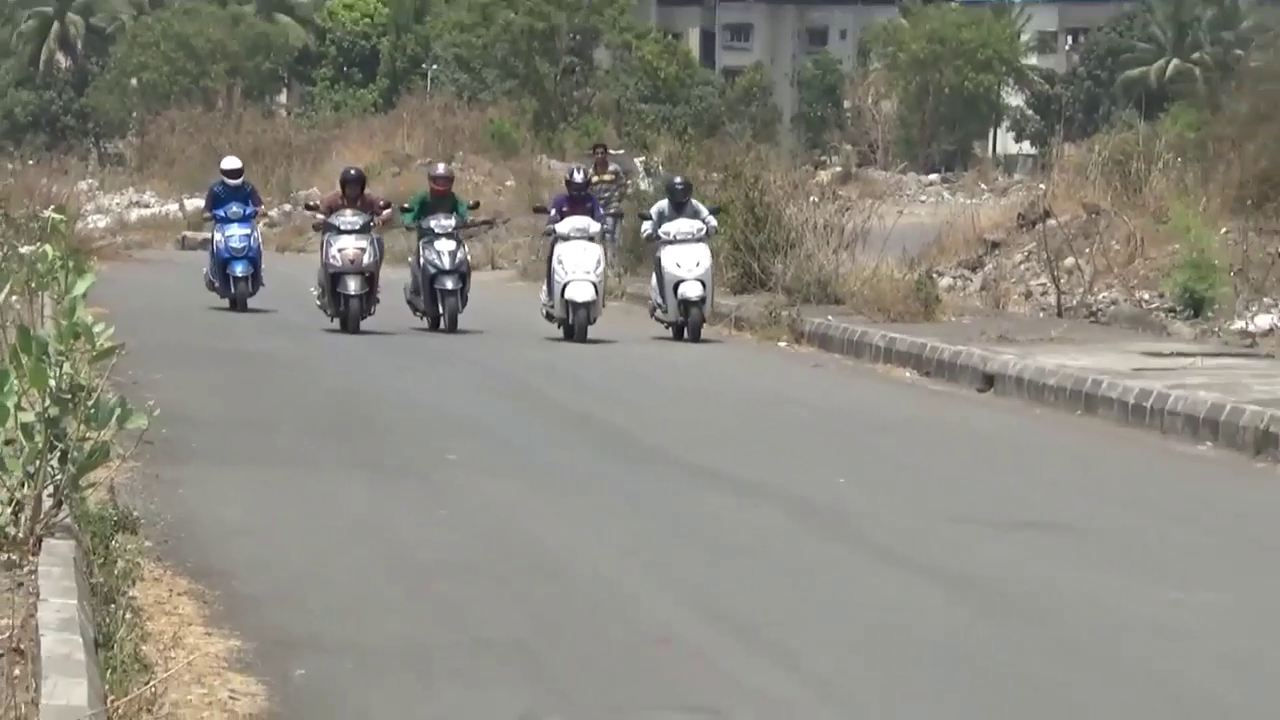
#> input picture frame 12 of test3.mp4, 1280 x 720 px, given in place of test2.mp4, which was not available
$ python counting-persons.py
#> lines starting #> are read from the running program, lines starting #| are printed output that depends on the picture
import numpy as np
import cv2
import Persons
import time
cnt_up   = 0
cnt_down = 0
count_up = 0
count_down = 0
state =0
back=None
cap = cv2.VideoCapture("test2.mp4")
fourcc = cv2.VideoWriter_fourcc(*'XVID')
out = cv2.VideoWriter('output1.avi',fourcc, 5, (640,480))
for i in range(19):
    print(i, cap.get(i))
w = cap.get(3)
h = cap.get(4)
frameArea = h*w
areaTH = frameArea/300
print(('Area Threshold'), areaTH)
line_up = int(1*(h/6))
line_down   = int(4*(h/6))

up_limit =   int(.5*(h/6))
down_limit = int(4.5*(h/6))
line_down_color = (255,0,0)
line_up_color = (0,0,255)
pt1 =  [0, line_down];
pt2 =  [w, line_down];
pts_L1 = np.array([pt1,pt2], np.int32)
pts_L1 = pts_L1.reshape((-1,1,2))
pt3 =  [0, line_up];
pt4 =  [w, line_up];
pts_L2 = np.array([pt3,pt4], np.int32)
pts_L2 = pts_L2.reshape((-1,1,2))

pt5 =  [0, up_limit];
pt6 =  [w, up_limit];
pts_L3 = np.array([pt5,pt6], np.int32)
pts_L3 = pts_L3.reshape((-1,1,2))
pt7 =  [0, down_limit];
pt8 =  [w, down_limit];
pts_L4 = np.array([pt7,pt8], np.int32)
pts_L4 = pts_L4.reshape((-1,1,2))
fgbg = cv2.createBackgroundSubtractorMOG2(detectShadows = True)
kernelOp = np.ones((3,3),np.uint8)
kernelOp2 = np.ones((5,5),np.uint8)
kernelCl = np.ones((11,11),np.uint8)
font = cv2.FONT_HERSHEY_SIMPLEX
persons = []
rect_co = []
max_p_age = 1
pid = 1
val = []

while(cap.isOpened()):
    ret, frame = cap.read()
#> frame is the input picture: shape (720, 1280, 3); mean B, G, R 126.1, 135.7, 137.8
    if frame is not None and frame.shape[1] >= 20:
        frame=frame[:,20:]
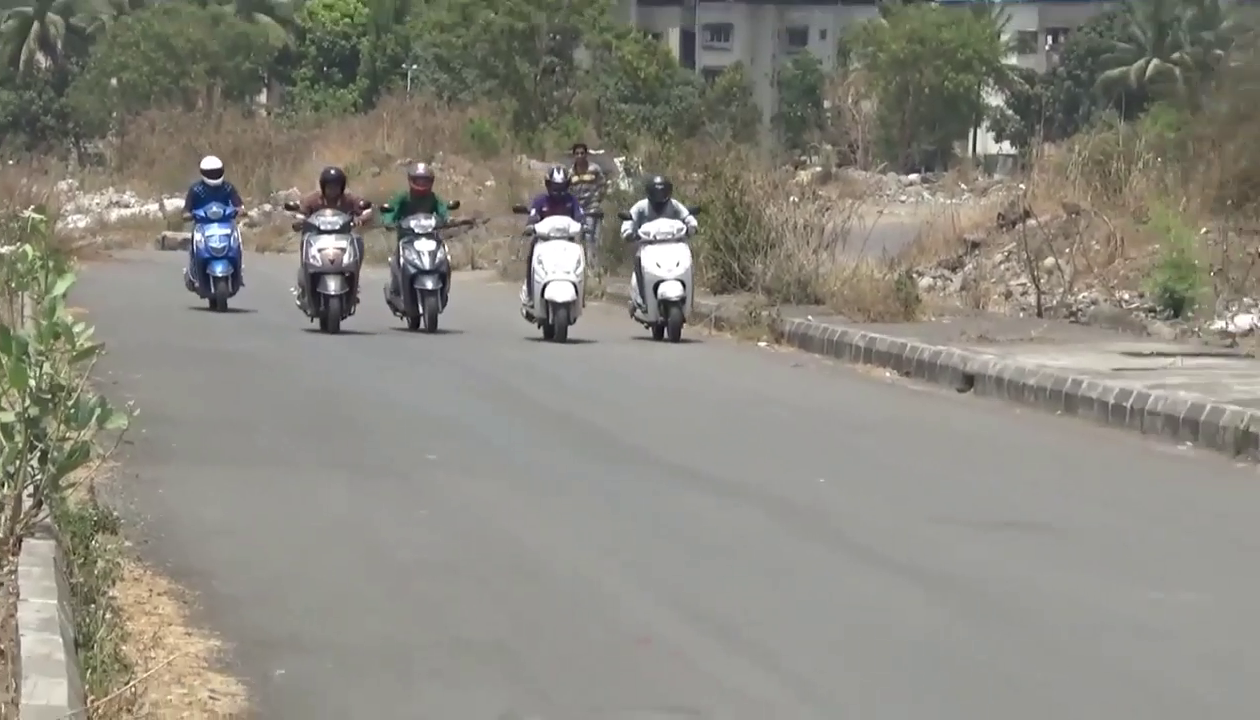
#> frame: shape (720, 1260, 3); mean B, G, R 126.5, 135.9, 138
    else:
        break
    fgmask = fgbg.apply(frame)
#> fgmask: shape (720, 1260); every value is 127
    fgmask2 = fgbg.apply(frame)
#> fgmask2: shape (720, 1260); every value is 0

    try:
        ret,imBin= cv2.threshold(fgmask,200,255,cv2.THRESH_BINARY)
        ret,imBin2 = cv2.threshold(fgmask2,200,255,cv2.THRESH_BINARY)
        mask = cv2.morphologyEx(imBin, cv2.MORPH_OPEN, kernelOp)
        mask2 = cv2.morphologyEx(imBin2, cv2.MORPH_OPEN, kernelOp)
        mask =  cv2.morphologyEx(mask , cv2.MORPH_CLOSE, kernelCl)
        mask2 = cv2.morphologyEx(mask2, cv2.MORPH_CLOSE, kernelCl)
        if back is None:
            back=mask
            continue
        mask=cv2.absdiff(back,mask)
    except:
        print('EOF')
        print(('UP:'),cnt_up+count_up)
        print (('DOWN:'),cnt_down+count_down)
        break

    contours0, hierarchy = cv2.findContours(mask2,cv2.RETR_EXTERNAL,cv2.CHAIN_APPROX_SIMPLE)
    for cnt in contours0:
        rect = cv2.boundingRect(cnt)
        area = cv2.contourArea(cnt)
        if area > areaTH:
            M = cv2.moments(cnt)
            cx = int(M['m10']/M['m00'])
            cy = int(M['m01']/M['m00'])
            x,y,w,h = cv2.boundingRect(cnt)

            new = True
            if cy in range(up_limit,down_limit):
                for i in persons:
                    if abs(cx-i.getX()) <= w and abs(cy-i.getY()) <= h:
                        new = False
                        i.updateCoords(cx,cy)   #update coordinates in the object and resets age
                        if i.going_UP(line_down,line_up) == True:
                            if w > 100:
                                count_up = int(w/60)
                            else:
                                cnt_up += 1;
                        elif i.going_DOWN(line_down,line_up) == True:
                            if w > 100:
                                count_down = int(w/60)
                            else:
                                cnt_down += 1;
                        break
                    if i.getState() == '1':
                        if i.getDir() == 'down' and i.getY() > down_limit:
                            i.setDone()
                        elif i.getDir() == 'up' and i.getY() < up_limit:
                            i.setDone()
                    if i.timedOut():
                        index = persons.index(i)
                        persons.pop(index)
                        del i     #free the memory of i
                if new == True:
                    p = Persons.MyPerson(pid,cx,cy, max_p_age)
                    persons.append(p)
                    pid += 1
            cv2.circle(frame,(cx,cy), 5, (0,0,255), -1)
            img = cv2.rectangle(frame,(x,y),(x+w,y+h),(0,255,0),1)
    str_up = 'UP: '+ str(cnt_up+count_up)
    str_down = 'DOWN: '+ str(cnt_down+count_down)
    frame = cv2.polylines(frame,[pts_L1],False,line_down_color,thickness=2)
    frame = cv2.polylines(frame,[pts_L2],False,line_up_color,thickness=2)
    frame = cv2.polylines(frame,[pts_L3],False,(255,255,255),thickness=1)
    frame = cv2.polylines(frame,[pts_L4],False,(255,255,255),thickness=1)
    cv2.putText(frame, str_up ,(20,70),font,0.5,(255,255,255),2,cv2.LINE_AA)
    cv2.putText(frame, str_down ,(20,100),font,0.5,(255,255,255),2,cv2.LINE_AA)
    out.write(frame)
    cv2.imshow('Counting',frame)
    k = cv2.waitKey(30) & 0xff
    if k == 27:
        break
cap.release()
cv2.waitKey()
cv2.destroyAllWindows()

$ run again, starting later in the video
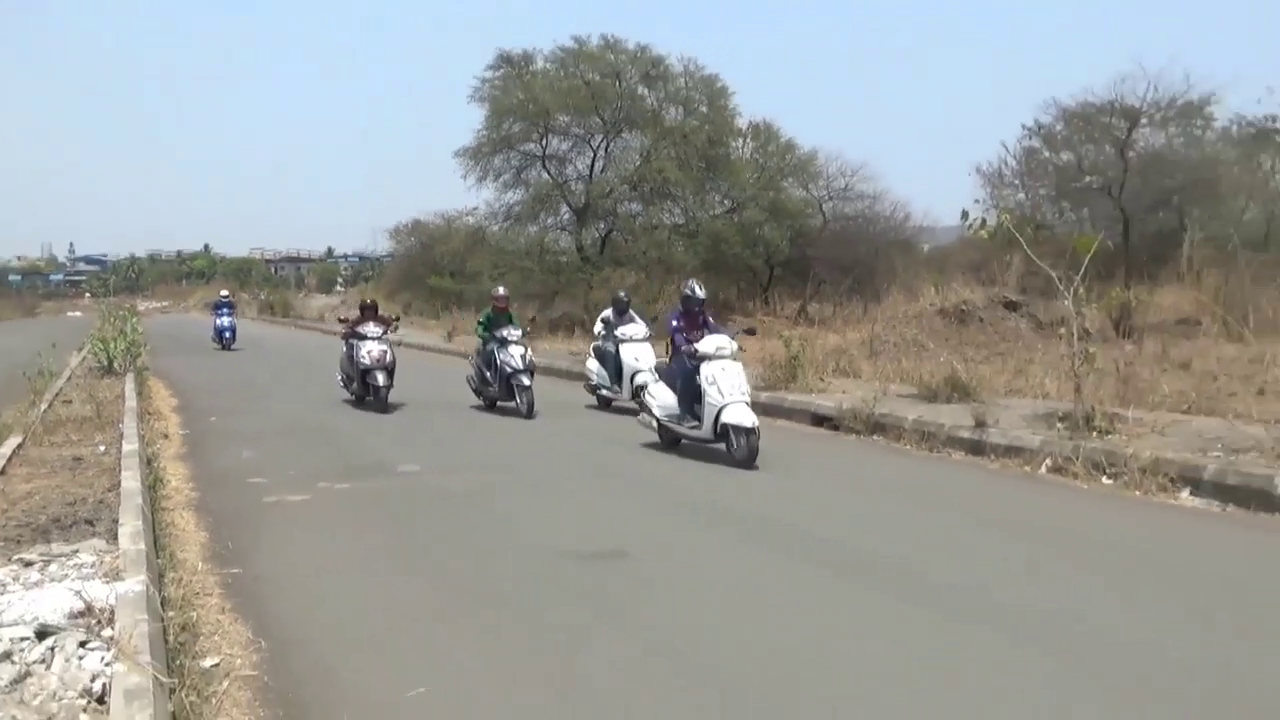
#> input picture frame 103 of test3.mp4, 1280 x 720 px, given in place of test2.mp4, which was not available
#> frame is the input picture: shape (720, 1280, 3); mean B, G, R 153.5, 156.1, 153.8
#> `frame=frame[:,20:]`:
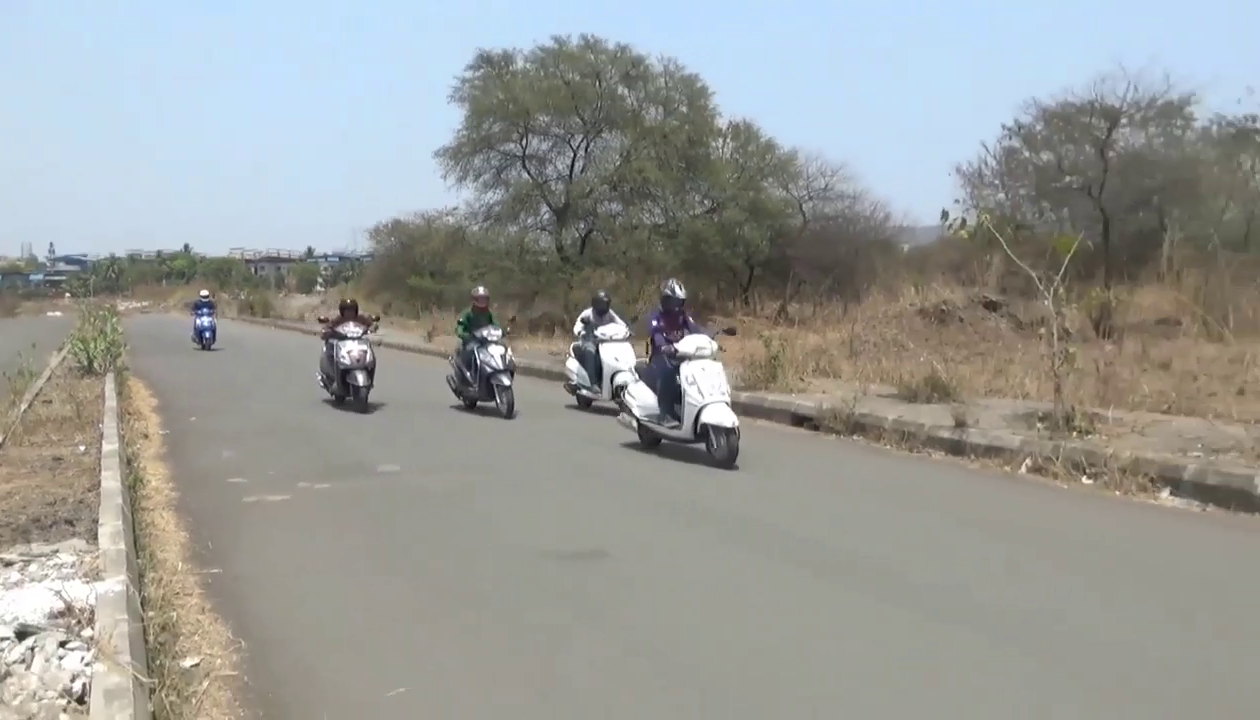
#> frame: shape (720, 1260, 3); mean B, G, R 153.1, 155.6, 153.4
#> fgmask: shape (720, 1260); every value is 127
#> fgmask2: shape (720, 1260); every value is 0
